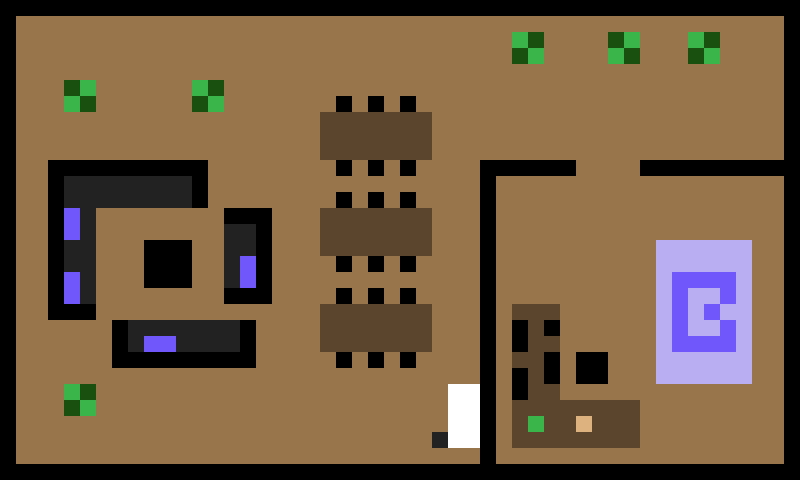

The image is a tile-based game level rendered from a .tmx file. Its description and source (layers, tilesets, objects; grid data summarised) follow:
An orthogonal 50x30 tile map with 16x16 px tiles, 1 tile layer (Tile Layer 1) and 46 objects (44x collision, player, book).

<map version="1.5" tiledversion="1.7.2" orientation="orthogonal" renderorder="right-down" width="50" height="30" tilewidth="16" tileheight="16" infinite="0" nextlayerid="6" nextobjectid="69">
 <tileset firstgid="1" source="pixels.tsx" />
 <layer id="1" name="Tile Layer 1" width="50" height="30">
  <data>[1500 cells, 1500 non-empty, 10 distinct tile ids]</data>
 </layer>
 <objectgroup id="5" name="Objects">
  <object id="3" name="player" x="260.564" y="150.272">
   <point />
  </object>
  <object id="8" type="collision" x="1.11769" y="6.70616" width="793.562" height="7.82385" />
  <object id="9" type="collision" x="6.70616" y="12.2946" width="10.0592" height="466.078" />
  <object id="10" type="collision" x="14.53" y="463.843" width="775.679" height="23.4716" />
  <object id="12" type="collision" x="784.621" y="-7.82385" width="67.0616" height="491.785" />
  <object id="14" type="collision" x="48.6665" y="161.573" width="46.7199" height="158.653" />
  <object id="15" type="collision" x="49.6399" y="160.6" width="157.68" height="48.6665" />
  <object id="17" type="collision" x="145.026" y="241.386" width="47.6932" height="46.7199" />
  <object id="18" type="collision" x="223.866" y="208.293" width="48.6665" height="95.3864" />
  <object id="19" type="collision" x="111.933" y="320.226" width="144.053" height="47.6932" />
  <object id="20" type="collision" x="191.879" y="79.8241" width="31.9296" height="31.9296" />
  <object id="21" type="collision" x="63.8593" y="80.4265" width="32.2309" height="31.9296" />
  <object id="22" type="collision" x="63.9081" y="383.771" width="31.6313" height="32.2768" />
  <object id="23" type="collision" x="447.297" y="384.234" width="32.4324" height="63.5135" />
  <object id="24" type="collision" x="431.982" y="432.432" width="15.3153" height="15.7658" />
  <object id="25" type="collision" x="511.514" y="304.406" width="49.1127" height="143.632" />
  <object id="26" type="collision" x="512.44" y="400.315" width="127.415" height="48.1861" />
  <object id="27" type="collision" x="575.916" y="352.592" width="31.9696" height="31.5063" />
  <object id="31" type="collision" x="512.469" y="32.6504" width="31.704" height="31.2308" />
  <object id="32" type="collision" x="607.581" y="31.704" width="32.6504" height="32.6504" />
  <object id="33" type="collision" x="688.023" y="32.1772" width="32.1772" height="32.1772" />
  <object id="34" type="collision" x="480.224" y="160.349" width="15.6237" height="306.718" />
  <object id="35" type="collision" x="490.063" y="160.827" width="86.5991" height="16.362" />
  <object id="36" type="collision" x="640.115" y="160.428" width="145.263" height="15.963" />
  <object id="41" type="collision" x="320.149" y="112.438" width="111.692" height="48.01" />
  <object id="42" type="collision" x="336.318" y="96.5174" width="15.6716" height="15.6716" />
  <object id="43" type="collision" x="368.657" y="96.7662" width="15.4229" height="15.6716" />
  <object id="44" type="collision" x="400.249" y="96.7662" width="16.1692" height="15.4229" />
  <object id="45" type="collision" x="336.318" y="160.448" width="16.4179" height="15.6716" />
  <object id="46" type="collision" x="368.408" y="160.697" width="15.6716" height="15.1741" />
  <object id="47" type="collision" x="398.507" y="159.701" width="17.6617" height="15.9204" />
  <object id="48" type="collision" x="319.403" y="207.214" width="112.687" height="49.2537" />
  <object id="49" type="collision" x="335.821" y="191.791" width="15.9204" height="15.4229" />
  <object id="50" type="collision" x="367.91" y="192.04" width="16.4179" height="15.4229" />
  <object id="51" type="collision" x="400" y="192.289" width="16.4179" height="15.1741" />
  <object id="52" type="collision" x="335.821" y="256.219" width="15.9204" height="15.6716" />
  <object id="53" type="collision" x="367.91" y="255.97" width="15.9204" height="16.4179" />
  <object id="54" type="collision" x="399.751" y="256.716" width="16.6667" height="15.4229" />
  <object id="56" type="collision" x="319.9" y="303.98" width="111.94" height="47.7612" />
  <object id="57" type="collision" x="335.572" y="287.811" width="16.6667" height="15.9204" />
  <object id="58" type="collision" x="368.408" y="288.308" width="15.6716" height="15.6716" />
  <object id="59" type="collision" x="400.995" y="288.557" width="15.1741" height="15.1741" />
  <object id="60" type="collision" x="335.323" y="351.244" width="16.9154" height="16.9154" />
  <object id="61" type="collision" x="367.662" y="350.995" width="16.6667" height="17.1642" />
  <object id="62" type="collision" x="400" y="351.493" width="16.4179" height="16.9154" />
  <object id="68" name="book" x="583.785" y="438.834">
   <point />
  </object>
 </objectgroup>
</map>